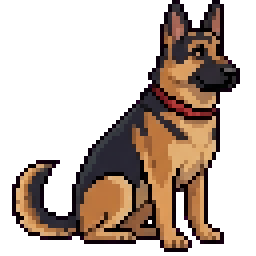
#> input picture images/dog-2.png, 64 x 64 px, found by its file name (shown 4 times larger)
$ python prep_image.py images/dog-2.png images/dog-2-32.png --size 32x32
#> lines starting #> are read from the running program, lines starting #| are printed output that depends on the picture
#!/usr/bin/env python3
"""Prepare an image for the 64x32 HUB75 panel.

Downscales with nearest-neighbour (keeps pixel art crisp), lifts dark tones so
they survive the panel's CIE1931 gamma (otherwise near-black pixels are simply
off), desaturates the darkest tones so outlines stay neutral, and flattens
transparency onto black.

    python3 tools/prep_image.py images/dog-2.png images/dog-2-32.png --size 32x32

Requires Pillow (already installed with ESPHome).
"""
import argparse
import colorsys

from PIL import Image


def lift(im: Image.Image, floor: float, gamma: float) -> Image.Image:
    im = im.copy()
    px = im.load()
    for y in range(im.height):
        for x in range(im.width):
            r, g, b, a = px[x, y]
            if a < 128:
                px[x, y] = (0, 0, 0, 0)
                continue
            h, s, v0 = colorsys.rgb_to_hsv(r / 255, g / 255, b / 255)
            v = floor + (1 - floor) * (v0 ** gamma)
            s *= min(1.0, v0 * 2.5)  # darkest tones go neutral rather than vivid
            r2, g2, b2 = colorsys.hsv_to_rgb(h, s, v)
            px[x, y] = (round(r2 * 255), round(g2 * 255), round(b2 * 255), 255)
    return im


def main() -> None:
    ap = argparse.ArgumentParser(description=__doc__.splitlines()[0])
    ap.add_argument("src")
    ap.add_argument("dst")
    ap.add_argument("--size", default="32x32", help="WxH, default 32x32")
    ap.add_argument("--floor", type=float, default=0.22, help="minimum brightness for opaque pixels")
    ap.add_argument("--gamma", type=float, default=0.8, help="<1 brightens shadows")
    args = ap.parse_args()

    w, h = (int(n) for n in args.size.lower().split("x"))
    src = Image.open(args.src).convert("RGBA")
#> src is the input picture: PIL image 64x64 RGBA; mean R, G, B, A 46.6, 32.6, 23.6, 106.3
    out = lift(src, args.floor, args.gamma).resize((w, h), Image.NEAREST)
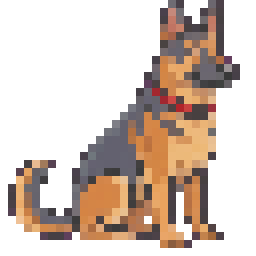
#> out: PIL image 32x32 RGBA (shown 8 times larger); mean R, G, B, A 63.6, 48.2, 38.1, 106.1; transparent parts drawn white
    bg = Image.new("RGBA", out.size, (0, 0, 0, 255))
    bg.alpha_composite(out)
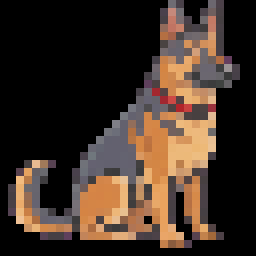
#> bg: PIL image 32x32 RGBA (shown 8 times larger); mean R, G, B, A 63.6, 48.2, 38.1, 255
    bg.convert("RGB").save(args.dst)
    print(f"{args.src} -> {args.dst} ({w}x{h})")


if __name__ == "__main__":
    main()

$ run again, with images/dog-1.png copied over images/dog-2.png
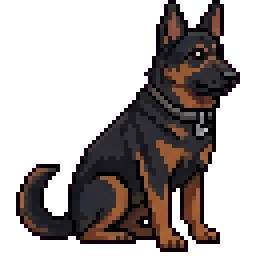
#> input picture images/dog-1.png, 64 x 64 px, found by its file name (shown 4 times larger)
#> in main, src is the input picture: PIL image 64x64 RGBA; mean R, G, B, A 22.5, 16.1, 15.1, 105.5
#> in main, `out = lift(src, args.floor, args.gamma).resize((w, h), Image.NEAREST)`:
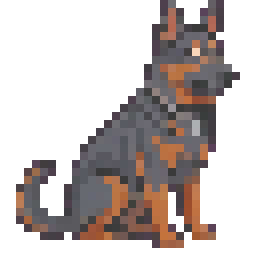
#> out: PIL image 32x32 RGBA (shown 8 times larger); mean R, G, B, A 46.1, 38, 35.7, 105.6; transparent parts drawn white
#> in main, `bg.alpha_composite(out)`:
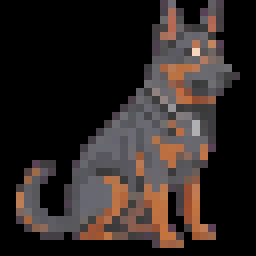
#> bg: PIL image 32x32 RGBA (shown 8 times larger); mean R, G, B, A 46.1, 38, 35.7, 255
